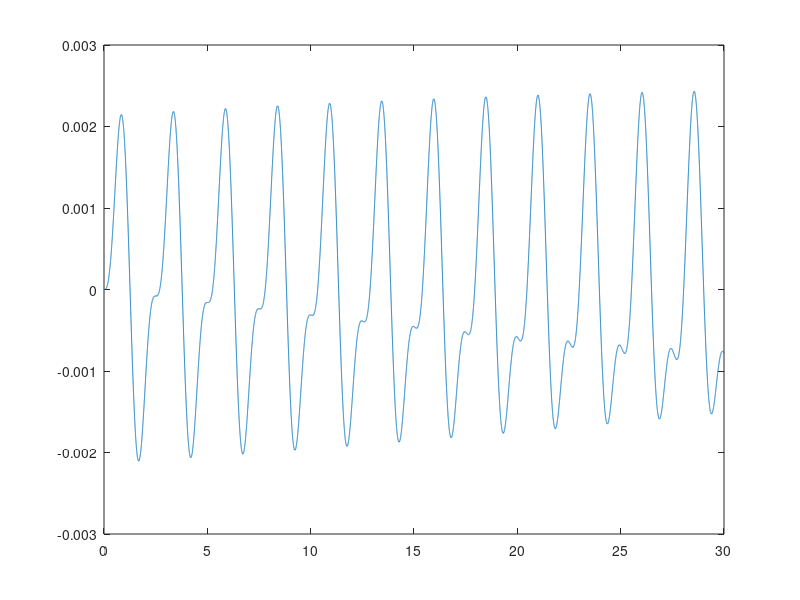

MATLAB code for this plot:
# El ejercicio se encuentra en la guia de estudio, página 107 del pdf
# es un ejercicio de reducción de orden


function ejericicio_reduccion_13

  m = 65; # Aceleracion de la gravedad
  k = 400;   # Longitud del pendulo
  c = 0;
  omega = 5;

  ti = 0.0;  # Tiempo inicial
  tf = 30.0; # Tiempo final
  dt = 0.001;
  t = ti : dt : tf;

  fi = 0;
  dfi = 0;

  start_prev = fi - dt * dfi + dt * dt * 0.5 / m * (sin(omega * ti) - k * fi);
  y = [start_prev, fi];

  for i = 2 : length(t)

    previous = y(i - 1);
    current = y(i);

    y(i + 1) = dt * dt / m * sin(omega * t(i)) + (2.0 - dt * dt * k / m) * current - previous;

  endfor

  plot(t, y(2 : length(y)));


endfunction
